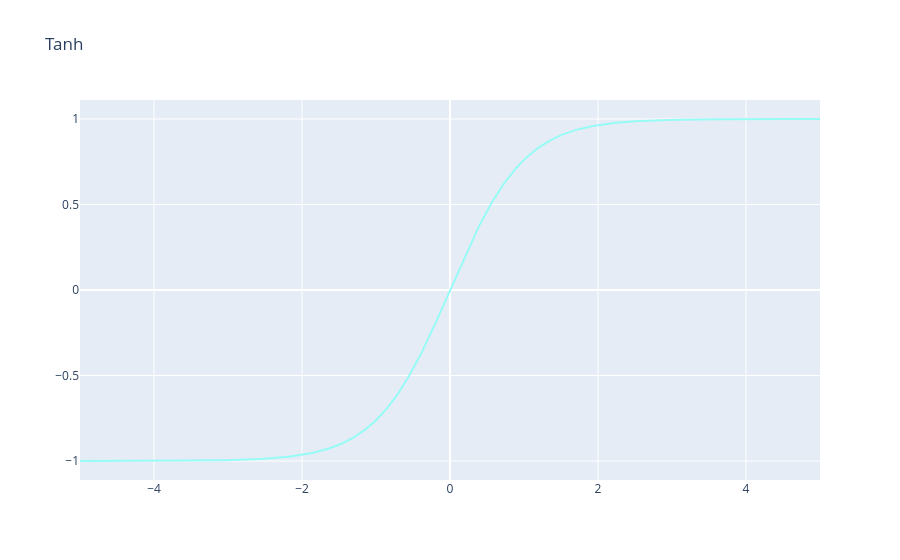

The notebook cell saved with this chart:
### Markdown cell above
### TanH / Hyperbolic Tangent
* Advantages
  * Zero centered—making it easier to model inputs that have strongly negative, neutral, and strongly positive values.
  * Otherwise like the Sigmoid function.
* Disadvantages
  * Like the Sigmoid function

TanH will not usually be used on hidden layers similarly to sigmoid. The only exceptions are recurrent layers, though these layers are now outdated.

### Code cell
# Tanh Activation Function Visualization
y = torch.tanh(x)
fig = go.Figure()
fig.add_trace(go.Scatter(x=x.numpy(), y=y.numpy(), mode="lines", marker=dict(color=color_chart[3])))
fig.update_layout(title="Tanh")
fig.show()

### Figure 1 — Plotly figure (JSON) as saved in the notebook; plotly's stock layout.template omitted (floating-point values rounded to 4 significant figures; data arrays with more than 128 entries replaced by an {"elided": "..."} marker saying what was removed)
{"data": [{"marker": {"color": "#97FBF6"}, "mode": "lines", "type": "scatter", "x": {"elided": "1000 float values"}, "y": {"elided": "1000 float values"}}], "layout": {"title": {"text": "Tanh"}}}
